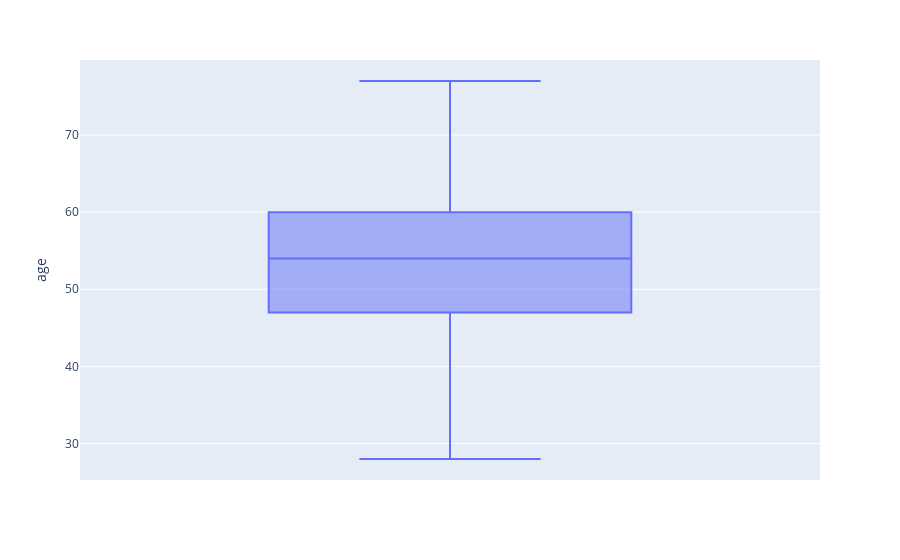
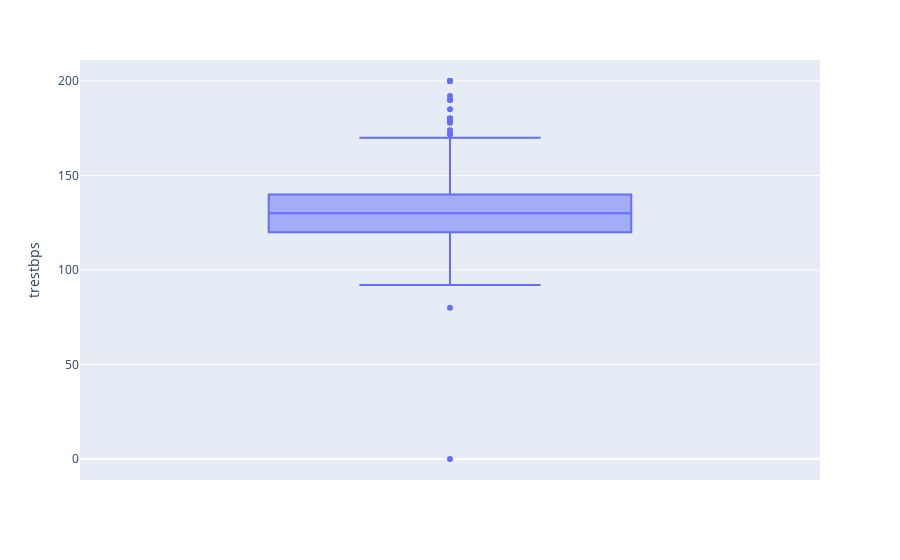
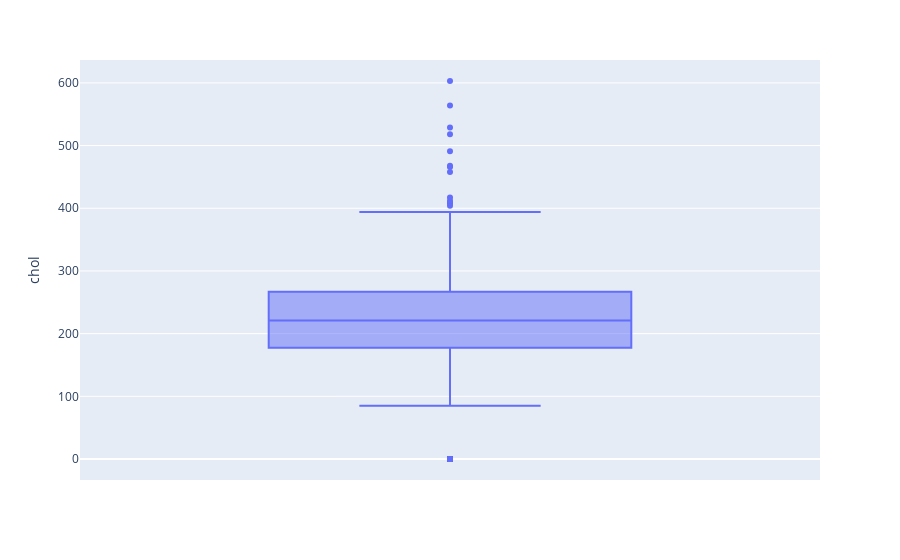
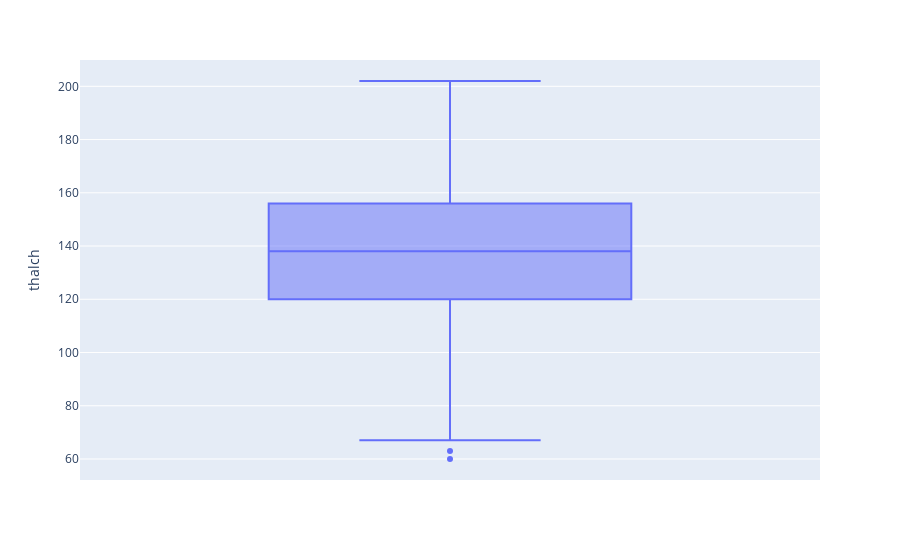

These figures' notebook cell, in order:
### Code cell
fig = px.box(data_frame=df, y='age')
fig.show()

fig = px.box(data_frame=df, y='trestbps')
fig.show()

fig = px.box(data_frame=df, y='chol')
fig.show()

fig = px.box(data_frame=df, y='thalch')
fig.show()

fig = px.box(data_frame=df, y='oldpeak')
fig.show()

### Figure 1 — Plotly figure (JSON) as saved in the notebook; plotly's stock layout.template omitted (floating-point values rounded to 4 significant figures; data arrays with more than 128 entries replaced by an {"elided": "..."} marker saying what was removed)
{"data": [{"alignmentgroup": "True", "hovertemplate": "age=%{y}<extra></extra>", "legendgroup": "", "marker": {"color": "#636efa"}, "name": "", "notched": false, "offsetgroup": "", "orientation": "v", "showlegend": false, "type": "box", "x0": " ", "xaxis": "x", "y": {"elided": "920 int values"}, "y0": " ", "yaxis": "y"}], "layout": {"boxmode": "group", "legend": {"tracegroupgap": 0}, "margin": {"t": 60}, "xaxis": {"anchor": "y", "domain": [0, 1]}, "yaxis": {"anchor": "x", "domain": [0, 1], "title": {"text": "age"}}}}

### Figure 2 — Plotly figure (JSON) as saved in the notebook; plotly's stock layout.template omitted (floating-point values rounded to 4 significant figures; data arrays with more than 128 entries replaced by an {"elided": "..."} marker saying what was removed)
{"data": [{"alignmentgroup": "True", "hovertemplate": "trestbps=%{y}<extra></extra>", "legendgroup": "", "marker": {"color": "#636efa"}, "name": "", "notched": false, "offsetgroup": "", "orientation": "v", "showlegend": false, "type": "box", "x0": " ", "xaxis": "x", "y": {"elided": "920 float values"}, "y0": " ", "yaxis": "y"}], "layout": {"boxmode": "group", "legend": {"tracegroupgap": 0}, "margin": {"t": 60}, "xaxis": {"anchor": "y", "domain": [0, 1]}, "yaxis": {"anchor": "x", "domain": [0, 1], "title": {"text": "trestbps"}}}}

### Figure 3 — Plotly figure (JSON) as saved in the notebook; plotly's stock layout.template omitted (floating-point values rounded to 4 significant figures; data arrays with more than 128 entries replaced by an {"elided": "..."} marker saying what was removed)
{"data": [{"alignmentgroup": "True", "hovertemplate": "chol=%{y}<extra></extra>", "legendgroup": "", "marker": {"color": "#636efa"}, "name": "", "notched": false, "offsetgroup": "", "orientation": "v", "showlegend": false, "type": "box", "x0": " ", "xaxis": "x", "y": {"elided": "920 float values"}, "y0": " ", "yaxis": "y"}], "layout": {"boxmode": "group", "legend": {"tracegroupgap": 0}, "margin": {"t": 60}, "xaxis": {"anchor": "y", "domain": [0, 1]}, "yaxis": {"anchor": "x", "domain": [0, 1], "title": {"text": "chol"}}}}

### Figure 4 — Plotly figure (JSON) as saved in the notebook; plotly's stock layout.template omitted (floating-point values rounded to 4 significant figures; data arrays with more than 128 entries replaced by an {"elided": "..."} marker saying what was removed)
{"data": [{"alignmentgroup": "True", "hovertemplate": "thalch=%{y}<extra></extra>", "legendgroup": "", "marker": {"color": "#636efa"}, "name": "", "notched": false, "offsetgroup": "", "orientation": "v", "showlegend": false, "type": "box", "x0": " ", "xaxis": "x", "y": {"elided": "920 float values"}, "y0": " ", "yaxis": "y"}], "layout": {"boxmode": "group", "legend": {"tracegroupgap": 0}, "margin": {"t": 60}, "xaxis": {"anchor": "y", "domain": [0, 1]}, "yaxis": {"anchor": "x", "domain": [0, 1], "title": {"text": "thalch"}}}}
